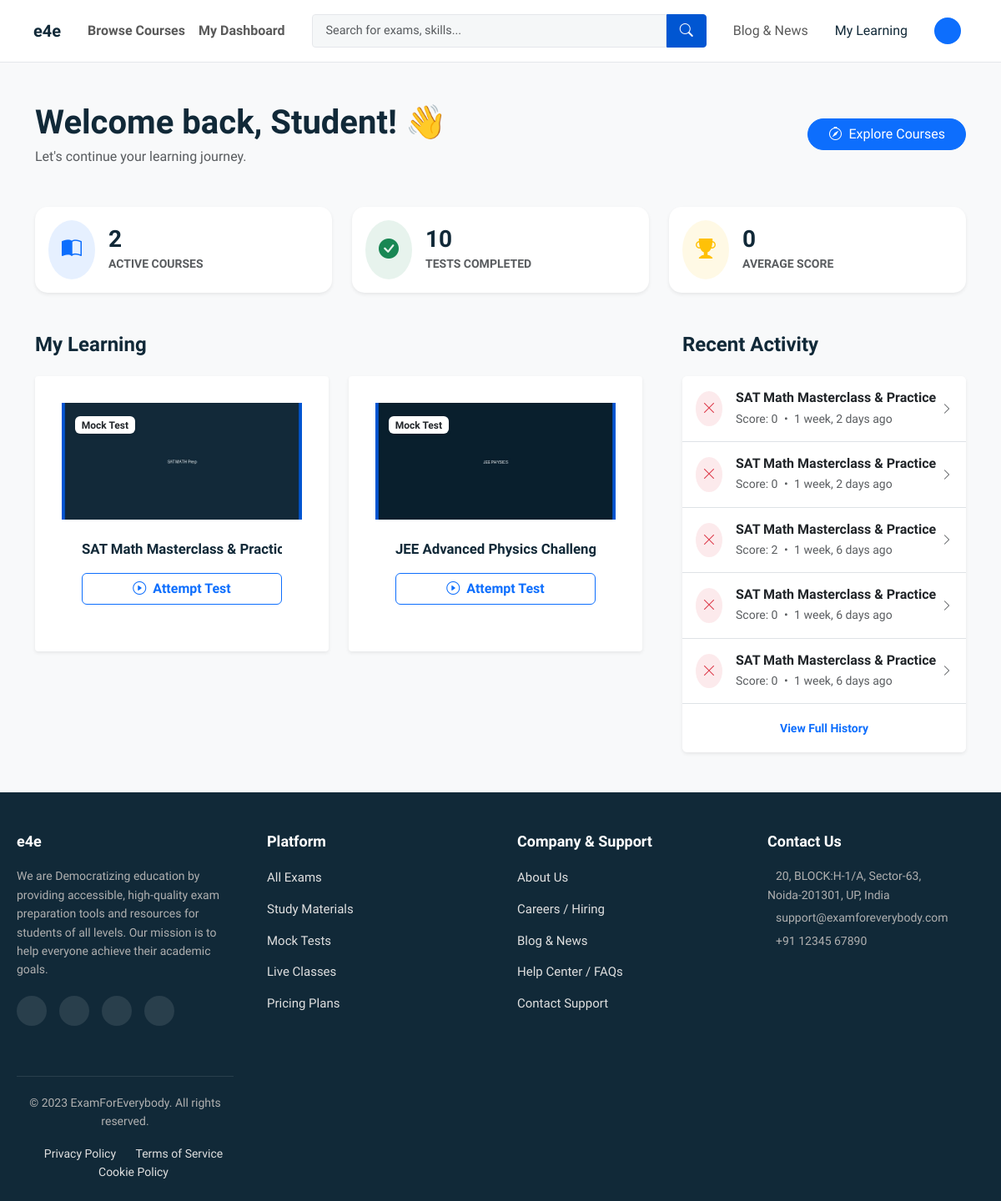
The app's page / (signed in), older data.
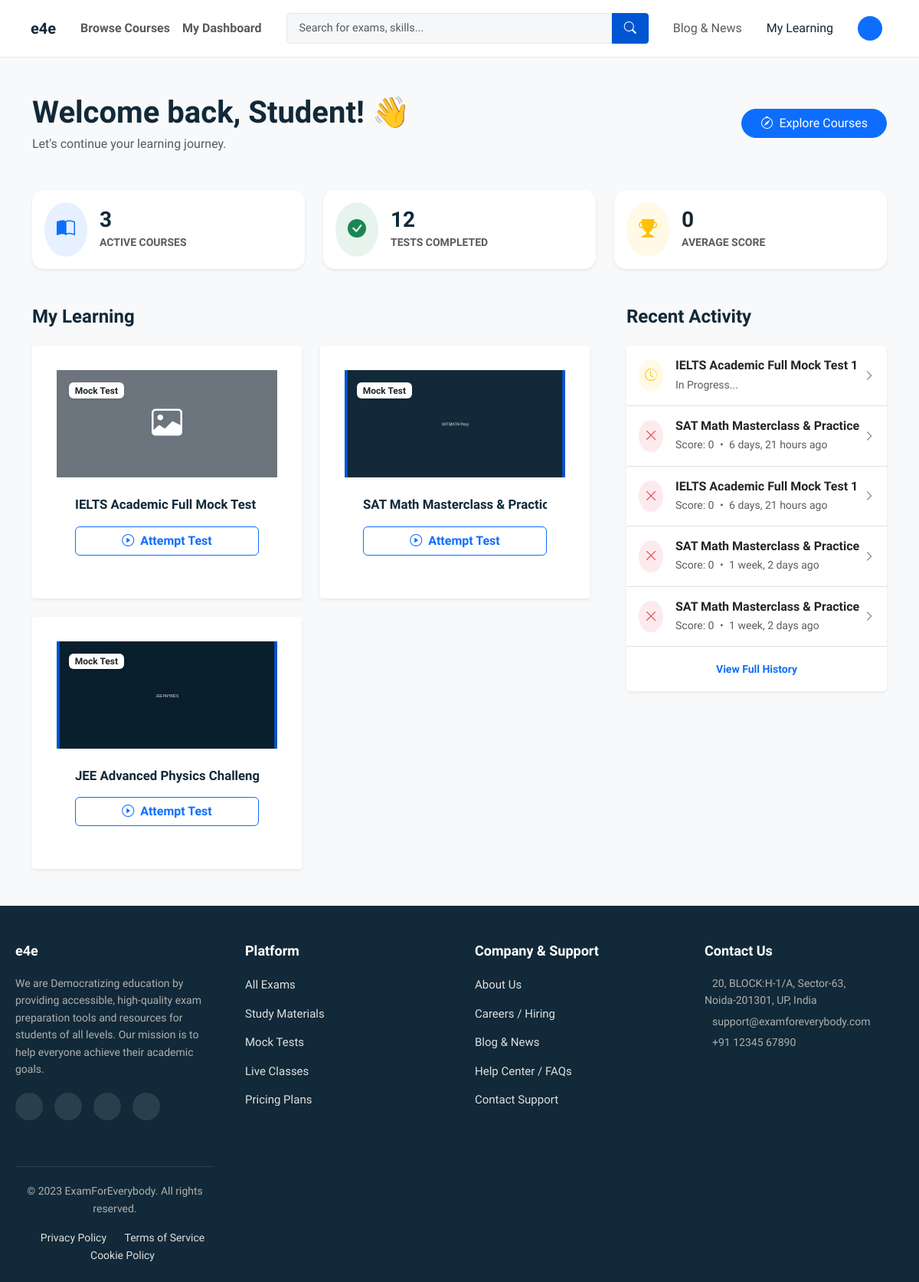
The same page, newer data.
### enrollments/models.py (models this page shows, shortened)
class UserEnrollment(TimeStampedModel):
    user = models.ForeignKey(settings.AUTH_USER_MODEL, on_delete=models.CASCADE, related_name='enrollments')
    item = models.ForeignKey(MarketplaceItem, on_delete=models.CASCADE, related_name='enrollments')
    source_order = models.ForeignKey(Order, on_delete=models.SET_NULL, null=True, blank=True)
    is_active = models.BooleanField(default=True)
    class Meta:
        unique_together = ('user', 'item')

### marketplace/models.py (models this page shows, shortened)
class MarketplaceItem(TimeStampedModel):
    class ItemType(models.TextChoices):
        MOCK_TEST = 'MOCK_TEST', _('Mock Test')
        WORKSHOP = 'WORKSHOP', _('Workshop')
        VIDEO_COURSE = 'VIDEO_COURSE', _('Video Course')
        NOTE = 'NOTE', _('Note')
    title = models.CharField(_("Title"), max_length=255)
    description = models.TextField(_("Description"), blank=True)
    slug = models.SlugField(unique=True, max_length=255, help_text=_("URL friendly name"))
    item_type = models.CharField(max_length=20, choices=ItemType.choices)
    price = models.DecimalField(max_digits=10, decimal_places=2, default=0.00)
    thumbnail_image = models.ImageField(upload_to='thumbnails/items/', blank=True, null=True)
    categories = models.ManyToManyField(Category, related_name='items', blank=True)
    is_active = models.BooleanField(default=False, help_text=_("Is this item listed for sale?"))

### mocktests/models.py (models this page shows, shortened)
class UserTestAttempt(TimeStampedModel):
    class Status(models.TextChoices):
        IN_PROGRESS = 'IN_PROGRESS', _('In Progress')
        SUBMITTED = 'SUBMITTED', _('Submitted')
    user = models.ForeignKey(settings.AUTH_USER_MODEL, on_delete=models.CASCADE, related_name='test_attempts')
    test = models.ForeignKey(MockTestAttributes, on_delete=models.CASCADE, related_name='attempts')
    status = models.CharField(max_length=20, choices=Status.choices, default=Status.IN_PROGRESS)
    score = models.DecimalField(max_digits=6, decimal_places=2, null=True, blank=True)
    is_passed = models.BooleanField(default=False)
    started_at = models.DateTimeField(auto_now_add=True)
    completed_at = models.DateTimeField(null=True, blank=True)

class MockTestAttributes(TimeStampedModel):
    EXAM_TYPES=[
        ('GENERAL', 'General Mock Test'),
        ('SAT', 'Digital SAT (Adaptive)'),
        ('IELTS', 'IELTS Academic/General'),
        ('JEE_MAINS', 'JEE Mains'),
        ('JEE_ADVANCED', 'JEE Advanced'),
    ]
    exam_type = models.CharField(max_length=20, choices=EXAM_TYPES, default='GENERAL')
    item = models.OneToOneField(MarketplaceItem, on_delete=models.CASCADE, primary_key=True, related_name='mock_test_details')
    level = models.CharField(max_length=50, choices=[('BEGINNER', 'Beginner'), ('INTERMEDIATE', 'Intermediate'), ('ADVANCED', 'Advanced')], default='BEGINNER')
    duration_minutes = models.PositiveIntegerField(help_text=_("Total time allowed in minutes"))
    pass_percentage = models.PositiveIntegerField(default=50, help_text=_("Minimum % to pass"))
    has_negative_marking = models.BooleanField(default=False)
    negative_marking_percentage = models.DecimalField(max_digits=5, decimal_places=2, default=0.00, help_text=_("e.g. 0.25 for 25% deduction"))
    instructions = models.TextField(
        _("Instructions"),
        blank=True,
        help_text=_("Specific rules for this exam (e.g., Marking scheme, allowed items)."),
        default="""<ol>
        <li>Total duration of this examination is defined in the timer.</li>
        <li>The clock will be set at the server. The countdown timer in the top right corner of screen will display the remaining time available for you to complete the examination.</li>
        <li>The question palette displayed on the right side of screen will show the status of each question.</li>
        <li>You can mark a question for review to revisit it later.</li>
        <li><strong>Marking Scheme:</strong> Correct Answer: +1, Incorrect Answer: 0.</li>
        </ol>"""
            )
    ranking_weight = models.DecimalField(max_digits=4, decimal_places=2, default=1.0, help_text=_("Multiplier for the global ranking (e.g., 1.5 for final exams)"))

### core/views.py (the view)
# urls.py: path('', views.home, name='home'),            # Smart Switch
def home(request):
    if request.user.is_authenticated:
        return dashboard_view(request)
    else:
        return explore(request)

### core/context_processors.py (called while the page is built)
def global_categories(request):
    return {
        'PAYMENTS_ACTIVE': settings.PAYMENTS_ACTIVE,
        'navbar_categories': Category.objects.filter(parent_category__isnull=True).prefetch_related('children')
    }

### core/views.py (called while the page is built)
@login_required
def dashboard_view(request):
    user = request.user
    my_enrollments = UserEnrollment.objects.filter(
        user=user, is_active=True
    ).select_related('item').order_by('-created')[:6]
    recent_attempts = UserTestAttempt.objects.filter(
        user=user
    ).select_related('test__item').order_by('-modified')[:5]
    stats = {
        'enrolled_count': my_enrollments.count(),
        'tests_taken': UserTestAttempt.objects.filter(user=user, status='SUBMITTED').count(),
        'avg_score': UserTestAttempt.objects.filter(user=user, status='SUBMITTED').aggregate(Avg('score'))['score__avg'] or 0
    }
    context = {
        'enrollments': my_enrollments,
        'recent_attempts': recent_attempts,
        'stats': stats,
    }
    return render(request, 'core/dashboard.html', context)

### templates/core/dashboard.html (shortened to what the changed rows need)
{% extends 'base.html' %}
{% load static %}
{% block content %}
<div class="bg-light py-5" style="min-height: 90vh;">
    <div class="container">
        <div class="d-flex justify-content-between align-items-center mb-5">
    <div>
        <h1 class="fw-bold mb-1">Welcome back, {{ user.first_name|default:"Student" }}! 👋</h1>
    </div>
</div>
        <div class="row g-4 mb-5">
            <div class="col-md-4">
                <div class="card border-0 shadow-sm h-100 p-3" style="border-radius: 15px;">
                    <div class="d-flex align-items-center">
                        <div>
                            <h3 class="fw-bold mb-0">{{ stats.enrolled_count }}</h3>
                            <small class="text-muted text-uppercase fw-bold">Active Courses</small>
                        </div>
                    </div>
                </div>
            </div>
            <div class="col-md-4">
                <div class="card border-0 shadow-sm h-100 p-3" style="border-radius: 15px;">
                    <div class="d-flex align-items-center">
                        <div>
                            <h3 class="fw-bold mb-0">{{ stats.tests_taken }}</h3>
                            <small class="text-muted text-uppercase fw-bold">Tests Completed</small>
                        </div>
                    </div>
                </div>
            </div>
        </div>
        <div class="row g-5">
            <div class="col-lg-8">
                <div class="row g-4">
                    {% for enrollment in enrollments %}
                    <div class="col-md-6">
                        <div class="card h-100 border-0 shadow-sm hero-card-floating overflow-hidden">
                            <div class="position-relative" style="height: 140px; overflow: hidden;">
                                {% if enrollment.item.thumbnail_image %}
                                    <img src="{{ enrollment.item.thumbnail_image.url }}" class="w-100 h-100 object-fit-cover">
                                {% else %}
                                    <div class="bg-secondary w-100 h-100 d-flex align-items-center justify-content-center text-white">
                                        <i class="bi bi-image fs-1"></i>
                                    </div>
                                {% endif %}
                                <span class="badge bg-white text-dark position-absolute top-0 start-0 m-3 shadow-sm">
                                    {{ enrollment.item.get_item_type_display }}
                                </span>
                            </div>
                            <div class="card-body d-flex flex-column p-4">
                                <h5 class="card-title fw-bold mb-3 text-truncate">{{ enrollment.item.title }}</h5>
                                <div class="mt-auto">
                                    {% if enrollment.item.item_type == 'MOCK_TEST' %}
                                        <a href="{% url 'start_test' enrollment.item.slug %}" class="btn btn-outline-primary w-100 fw-bold">
                                            <i class="bi bi-play-circle me-2"></i>Attempt Test
                                        </a>
                                    {% else %}
                                        <a href="#" class="btn btn-outline-dark w-100 fw-bold">
                                            <i class="bi bi-journal-text me-2"></i>Resume
                                        </a>
                                    {% endif %}
                                </div>
                            </div>
                        </div>
                    </div>
                    {% endfor %}
                </div>
            </div>
            <div class="col-lg-4">
                <div class="card border-0 shadow-sm p-0 overflow-hidden">
                    <div class="list-group list-group-flush">
                        {% for attempt in recent_attempts %}
                        <a href="{% url 'test_result' attempt.id %}" class="list-group-item list-group-item-action p-3 d-flex align-items-center">
                            <div class="me-3">
                                {% if attempt.status == 'IN_PROGRESS' %}
                                    <div class="bg-warning bg-opacity-10 text-warning rounded-circle p-2">
                                        <i class="bi bi-clock-history"></i>
                                    </div>
                                {% elif attempt.is_passed %}
                                    <div class="bg-success bg-opacity-10 text-success rounded-circle p-2">
                                        <i class="bi bi-trophy-fill"></i>
                                    </div>
                                {% else %}
                                    <div class="bg-danger bg-opacity-10 text-danger rounded-circle p-2">
                                        <i class="bi bi-x-lg"></i>
                                    </div>
                                {% endif %}
                            </div>
                            <div class="flex-grow-1" style="min-width: 0;">
                                <h6 class="mb-1 text-truncate fw-bold">{{ attempt.test.item.title }}</h6>
                                <small class="text-muted d-block">
                                    {% if attempt.status == 'IN_PROGRESS' %}
                                        In Progress...
                                    {% else %}
                                        Score: {{ attempt.score|floatformat:0 }}
                                        <span class="mx-1">•</span>
                                        {{ attempt.modified|timesince }} ago
                                    {% endif %}
                                </small>
                            </div>
                            <div><i class="bi bi-chevron-right text-muted small"></i></div>
                        </a>
                        {% empty %}
                        <div class="p-4 text-center text-muted">
                            <small>No recent activity.</small>
                        </div>
                        {% endfor %}
                    </div>
                </div>
            </div>
        </div>
    </div>
</div>
{% endblock %}

Row changes from the older to the newer data that the page shows:
no longer on this page (row unchanged): UserTestAttempt: status "SUBMITTED" (drawn), test.item "SAT Math Masterclass & Practice", score "2", modified "1 week, 6 days"
no longer on this page (row unchanged): UserTestAttempt: status "SUBMITTED" (drawn), test.item "SAT Math Masterclass & Practice", score "0", modified "1 week, 6 days"
no longer on this page (row unchanged): UserTestAttempt: status "SUBMITTED" (drawn), test.item "SAT Math Masterclass & Practice", score "0", modified "1 week, 6 days"
added UserEnrollment: item.item_type "Mock Test", item "IELTS Academic Full Mock Te…", shows "Attempt Test"
added UserTestAttempt: status "IN_PROGRESS" (drawn), test.item "IELTS Academic Full Mock Test 1"
added UserTestAttempt: status "SUBMITTED" (drawn), test.item "SAT Math Masterclass & Practice", score "0", modified "6 days, 21 hours"
added UserTestAttempt: status "SUBMITTED" (drawn), test.item "IELTS Academic Full Mock Test 1", score "0", modified "6 days, 21 hours"
Text that changed along with them:
{{ stats.enrolled_count }}: "2" → "3"
{{ stats.tests_taken }}: "10" → "12"
